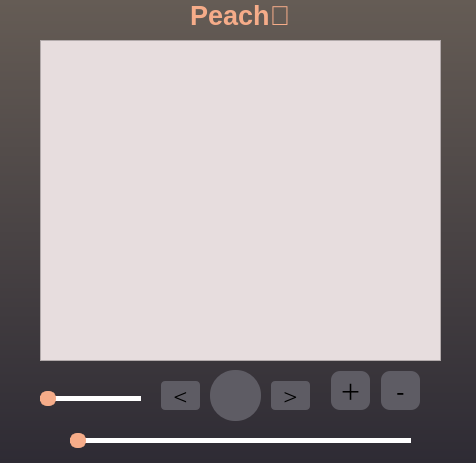
<?xml version="1.0" encoding="UTF-8"?>
<ui version="4.0">
 <class>Form</class>
 <widget class="QWidget" name="Form">
  <property name="geometry">
   <rect>
    <x>0</x>
    <y>0</y>
    <width>476</width>
    <height>463</height>
   </rect>
  </property>
  <property name="windowTitle">
   <string>Form</string>
  </property>
  <property name="styleSheet">
   <string notr="true">background-color: qlineargradient(spread:pad, x1:0, y1:1, x2:0, y2:0, stop:0 rgba(46, 43, 52, 255), stop:1 rgba(101, 92, 85, 255));</string>
  </property>
  <widget class="QPushButton" name="pushButton">
   <property name="geometry">
    <rect>
     <x>210</x>
     <y>370</y>
     <width>51</width>
     <height>51</height>
    </rect>
   </property>
   <property name="font">
    <font>
     <family>Ubuntu Light</family>
     <pointsize>15</pointsize>
     <weight>50</weight>
     <italic>false</italic>
     <bold>false</bold>
     <underline>false</underline>
     <strikeout>false</strikeout>
     <kerning>true</kerning>
    </font>
   </property>
   <property name="mouseTracking">
    <bool>false</bool>
   </property>
   <property name="styleSheet">
    <string notr="true">
	background-color: rgb(94, 92, 100);
	color: rgb(250,181,143);
    border-radius: 25px;
</string>
   </property>
   <property name="text">
    <string/>
   </property>
   <property name="icon">
    <iconset resource="res2.qrc">
     <normaloff>:/photo/Photo_on_app/pngwing.com(1).png</normaloff>:/photo/Photo_on_app/pngwing.com(1).png</iconset>
   </property>
   <property name="checkable">
    <bool>false</bool>
   </property>
   <property name="autoRepeat">
    <bool>true</bool>
   </property>
   <property name="autoExclusive">
    <bool>false</bool>
   </property>
   <property name="autoDefault">
    <bool>false</bool>
   </property>
   <property name="default">
    <bool>false</bool>
   </property>
   <property name="flat">
    <bool>false</bool>
   </property>
  </widget>
  <widget class="QSlider" name="horizontalSlider">
   <property name="geometry">
    <rect>
     <x>70</x>
     <y>430</y>
     <width>341</width>
     <height>20</height>
    </rect>
   </property>
   <property name="styleSheet">
    <string notr="true">QSlider::groove:horizontal {
    border-radius: 1px;       
    height: 7px;              
    margin: -1px 0;           
}
QSlider::handle:horizontal {
    background-color: rgb(246,172,137);
    border: 2px solid #f6ac89;
    height: 14px;     
    width: 12px;
    margin: -4px 0;     
    border-radius: 7px  ;
    padding: -4px 0px;  
}
QSlider::add-page:horizontal {
    background:  white;
}
QSlider::sub-page:horizontal {
    background: #fbac8b;
}
QSlider{
background: rgb()
}</string>
   </property>
   <property name="orientation">
    <enum>Qt::Horizontal</enum>
   </property>
  </widget>
  <widget class="QListWidget" name="listWidget">
   <property name="geometry">
    <rect>
     <x>40</x>
     <y>40</y>
     <width>401</width>
     <height>321</height>
    </rect>
   </property>
   <property name="styleSheet">
    <string notr="true">background-color: rgb(231,221,222);</string>
   </property>
  </widget>
  <widget class="QSlider" name="horizontalSlider_2">
   <property name="geometry">
    <rect>
     <x>40</x>
     <y>390</y>
     <width>101</width>
     <height>16</height>
    </rect>
   </property>
   <property name="styleSheet">
    <string notr="true">QSlider::groove:horizontal {
    border-radius: 1px;       
    height: 7px;              
    margin: -1px 0;           
}
QSlider::handle:horizontal {
    
	background-color: rgb(246,172,137);
    border: 2px solid #f6ac89;
    height: 14px;     
    width: 12px;
    margin: -4px 0;     
    border-radius: 7px  ;
    padding: -4px 0px;  
}
QSlider::add-page:horizontal {
    background:  white;
}
QSlider::sub-page:horizontal {
    background: #fbac8b;
}
QSlider{
background: rgb()
}</string>
   </property>
   <property name="orientation">
    <enum>Qt::Horizontal</enum>
   </property>
  </widget>
  <widget class="QLabel" name="label">
   <property name="geometry">
    <rect>
     <x>190</x>
     <y>0</y>
     <width>121</width>
     <height>31</height>
    </rect>
   </property>
   <property name="font">
    <font>
     <pointsize>20</pointsize>
     <weight>75</weight>
     <bold>true</bold>
    </font>
   </property>
   <property name="styleSheet">
    <string notr="true">background-color: rgb();
color: rgb(246,172,137);</string>
   </property>
   <property name="text">
    <string>Peach🍑</string>
   </property>
  </widget>
  <widget class="QPushButton" name="pushButton_2">
   <property name="geometry">
    <rect>
     <x>330</x>
     <y>370</y>
     <width>41</width>
     <height>41</height>
    </rect>
   </property>
   <property name="font">
    <font>
     <family>URW Bookman [urw]</family>
     <pointsize>20</pointsize>
    </font>
   </property>
   <property name="styleSheet">
    <string notr="true">background-color: rgb(94, 92, 100);
	color: rgb();
    border-radius: 10px;
	border: 2px solid rgb(#f6ac89);</string>
   </property>
   <property name="text">
    <string>+</string>
   </property>
  </widget>
  <widget class="QPushButton" name="pushButton_3">
   <property name="geometry">
    <rect>
     <x>380</x>
     <y>370</y>
     <width>41</width>
     <height>41</height>
    </rect>
   </property>
   <property name="font">
    <font>
     <family>URW Bookman [urw]</family>
     <pointsize>20</pointsize>
    </font>
   </property>
   <property name="styleSheet">
    <string notr="true">background-color: rgb(94, 92, 100);
	color: rgb();
    border-radius: 10px;
	border: 2px solid rgb(#f6ac89);</string>
   </property>
   <property name="text">
    <string>-</string>
   </property>
  </widget>
  <widget class="QPushButton" name="pushButton_4">
   <property name="geometry">
    <rect>
     <x>270</x>
     <y>380</y>
     <width>41</width>
     <height>31</height>
    </rect>
   </property>
   <property name="font">
    <font>
     <family>URW Bookman [urw]</family>
     <pointsize>15</pointsize>
    </font>
   </property>
   <property name="styleSheet">
    <string notr="true">background-color: rgb(94, 92, 100);
	color: rgb();
    border-radius: 5px;
	border: 2px solid rgb(#f6ac89);</string>
   </property>
   <property name="text">
    <string>&gt;</string>
   </property>
  </widget>
  <widget class="QPushButton" name="pushButton_5">
   <property name="geometry">
    <rect>
     <x>160</x>
     <y>380</y>
     <width>41</width>
     <height>31</height>
    </rect>
   </property>
   <property name="font">
    <font>
     <family>URW Bookman [urw]</family>
     <pointsize>15</pointsize>
    </font>
   </property>
   <property name="styleSheet">
    <string notr="true">background-color: rgb(94, 92, 100);
	color: rgb();
    border-radius: 5px;
	border: 2px solid rgb(#f6ac89);</string>
   </property>
   <property name="text">
    <string>&lt;</string>
   </property>
  </widget>
 </widget>
 <resources>
  <include location="res2.qrc"/>
 </resources>
 <connections/>
</ui>
